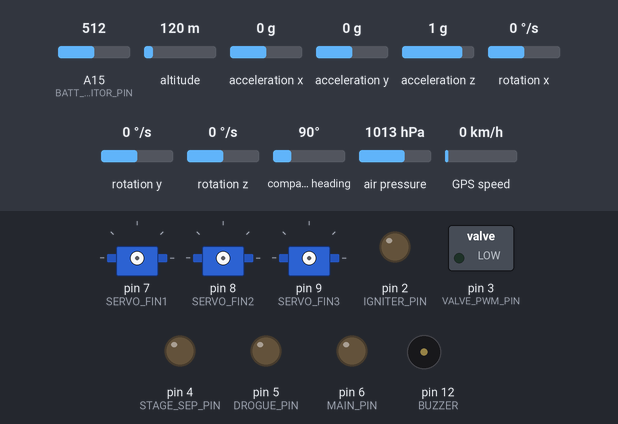
Bench run of a sketch on a simulated Arduino Mega 2560, built for the host (arithmetic inside an expression is 32-bit, double 64-bit). Shown: 3 × servo, switched loads named in the sketch (green lamp = pin HIGH), output pins drawn as LEDs (lit = HIGH), buzzer (waves = sounding, pin HIGH). Wiring (inferred from the names in the program): MPU-6050 motion sensor at I2C address 0x68. The inputs (shaded band) are chosen by the test bench; at power-on: A15 (BATT_MONITOR_PIN) = 512, altitude 120 m, acceleration x 0 g, acceleration y 0 g, acceleration z 1 g, rotation x 0 °/s, rotation y 0 °/s, rotation z 0 °/s, compass heading 90°, air pressure 1013 hPa, GPS speed 0 km/h. Storage starts empty; EEPROM starts erased; the GPS gets a fix after 3 s at 37.7749, -122.4194 with 8 satellites; no radio packets arrive unless stated; what the sketch prints to the serial monitor is not drawn.

Above: at 0.1 s.
At 0.8 s:
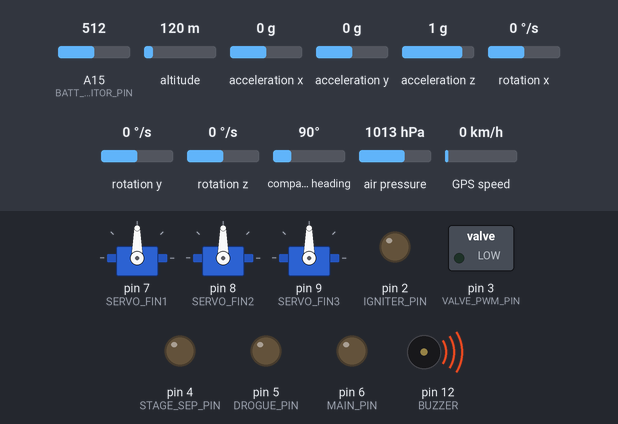
Timing chart, 0 to 2.7 s (numbered marks = the images above):
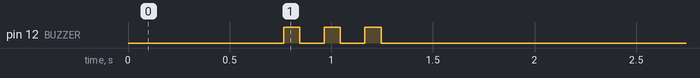

The sketch:

GALAXY_ROCKET_V1.2.0.ino
```cpp
/*
GALAXY-ROCKET.ino
VERSION: V1.2.0 (Adaptive Gain, Better Security & Ignition Delay Update)
---------------------------------------------------==============WARNING===============-------------------------------------------------
              THIS CODE WAS SPECIFICALLY DESIGNED FOR THE ARDUINO MEGA 2560 OR ARDUINO MICROCONTROLLERS WITH MORE MEMORY
    IF YOU ARE USING AN ARDUINO UNO OR SIMILAR, CONSIDER CHANGING THE ARDUINO MICROCONTROLLER TO THE MEGA 2560, LEONARDO, OR SIMILAR!
---------------------------------------------------==============WARNING===============-------------------------------------------------
*/

#include <Wire.h>
#include <Servo.h>
#include <Adafruit_BMP280.h>
#include <TinyGPS++.h>
#include <LoRa.h>
#include <avr/wdt.h>
#include <EEPROM.h>
#include <SD.h>
#include <math.h>

#define PI 3.14159265358979323846
File dataFile;
#define SD_CS 4

// Pinos PCB Arduino Mega 2560
#define IGNITER_PIN 2
#define VALVE_PWM_PIN 3
#define STAGE_SEP_PIN 4
#define DROGUE_PIN 5
#define MAIN_PIN 6
#define SERVO_FIN1 7        // Yaw/Guidance
#define SERVO_FIN2 8        // Pitch
#define SERVO_FIN3 9        // Roll
#define GPS_RX 10
#define GPS_TX 11
#define BUZZER 12

// === CONFIGURAÇÕES AVANÇADAS ===
#define GROUND_TEST_MODE false
#define FIN_LIMIT 35
#define ACTUATOR_RATE 150
#define MAX_LAT_ACCEL 15.0
#define ABORT_ANGLE 45.0
#define IGNITION_CONTROL_DELAY 500 // Delay de 500ms para ativação das aletas após detecção de liftoff
#define BATT_MONITOR_PIN A15
#define VOLTAGE_THRESHOLD 6.5 // Para LiPo 2S (7.4V), desliga em 6.5V
#define MAX_SERVO_VELOCITY 40.0 // Graus por segundo para limitar surtos de corrente
#define CURRENT_SAFE_ZONE 0.8   // Reduz a amplitude máxima em caso de bateria baixa

const float TARGET_LAT = -15.84028;
const float TARGET_LON = -48.02778;
const float TARGET_SAFE_ALT = 450.0;
const float LANDING_RADIUS = 100.0;

// EEPROM Layout
#define PID_ADDR 0
#define CALIB_ADDR (PID_ADDR + sizeof(PIDGains)*4)

// Estruturas de Dados
struct PIDGains { float kp, ki, kd, i_limit; };
PIDGains pidGains[4] = {
  {2.5, 0.4, 0.2, 30.0},   // Roll
  {2.5, 0.4, 0.2, 30.0},   // Pitch
  {4.0, 1.2, 0.8, 45.0},   // Yaw/Guidance
  {2.0, 0.5, 0.3, 25.0}    // Landing Precision
};

struct Bias { float ax, ay, az, gx, gy, gz; } bias = {0};

struct INS_State {
  float x, y, z, vx, vy, vz, roll, pitch, yaw, ax, ay, az, gx, gy, gz;
  unsigned long last_update;
} ins = {0};

struct WaypointGuidance {
  float lateral_accel_cmd;
  float miss_distance;
  float range_to_target;
  float kinematic_limit;
  float cross_track_error;
  bool in_range;
  bool target_acquired;
} guide = {0};

struct Telemetry {
  uint32_t timestamp;
  float alt, vel, accelZ, lat, lon, heading, roll, pitch, yaw;
  float dist_to_target, lat_accel_cmd;
  int16_t phase;
  bool landing_mode;
  bool abort_triggered;
  float apogee_alt;
  uint8_t checksum;
} telem = {0};

// Variáveis de Controle
float last_fin_pos[3] = {90, 90, 90};
float integrator[4] = {0};
unsigned long last_micros = 0, last_telem = 0, last_log = 0, liftoff_millis = 0;
int flightPhase = 0;
bool landingMode = false, gpsValid = false, sdReady = false, abortTriggered = false;

// === VARIÁVEIS FILTRO DE KALMAN (Altitude/Vertical) ===
float K_alt = 0, K_vel = 0;
float P_00 = 1, P_01 = 0, P_10 = 0, P_11 = 1;
float Q_accel = 0.01;
float R_alt = 0.5;

Adafruit_BMP280 bmp;
TinyGPSPlus gps;
#define gpsSerial Serial1
Servo fin1, fin2, fin3;

enum BeepMode {
  BLOCKING,      // Executa n beeps de forma bloqueante
  ASYNC_START,   // Inicia uma sequência de n beeps assíncronos
  ASYNC_UPDATE   // Atualiza o estado dos beeps assíncronos
};

void beep(int n = 0, BeepMode mode = ASYNC_UPDATE) {
  // Variáveis estáticas para controle assíncrono
  static int buzzerBeeps = 0;
  static unsigned long buzzerTimer = 0;

  if (mode == BLOCKING) {
    // --- Modo bloqueante ---
    for (int i = 0; i < n; i++) {
      digitalWrite(BUZZER, HIGH);
      delay(80);
      digitalWrite(BUZZER, LOW);
      delay(120);
    }
  }
  else if (mode == ASYNC_START) {
    // --- Inicia beeps assíncronos ---
    buzzerBeeps = n;
  }
  else { // mode == ASYNC_UPDATE
    // --- Atualização assíncrona ---
    if (buzzerBeeps > 0 && millis() - buzzerTimer > 200) {
      digitalWrite(BUZZER, !digitalRead(BUZZER));
      buzzerTimer = millis();
      if (digitalRead(BUZZER) == LOW) {
        buzzerBeeps--;
      }
    }
  }
}

void MPU6050_init();
void MPU6050_read();
void INS_calibrate();
void centerServos();
void loadEEPROM();
void initBinaryLogging();
void logBinaryData();
void sendTelemetry();
uint8_t calcChecksum();
void checkGroundCommands();
void simulateHITL(float dt);
void valveControl();
void chuteLogic();
void applyActuatorPhysics(float r_cmd, float p_cmd, float y_cmd, float dt);
void calculateGuidance(float dt);
void executeControl(float dt);
void updateFlightPhase();
void checkAbortLogic();
void readSensorsKalman(float dt);

void setup() {
  wdt_enable(WDTO_2S);
  Serial.begin(115200);
  Serial1.begin(9600);
  Wire.begin();

  Serial.println(F("=== GALAXY ROCKET - V1.2.0 ACTIVE ==="));
  loadEEPROM();

  if (!bmp.begin(0x76)) {
    Serial.println(F("BMP280 FAILED!"));
    while(1) beep(5, BLOCKING);
  }

  sdReady = SD.begin(SD_CS);
  if(sdReady) initBinaryLogging();

  MPU6050_init();
  INS_calibrate();

  pinMode(IGNITER_PIN, OUTPUT); digitalWrite(IGNITER_PIN, LOW);
  pinMode(STAGE_SEP_PIN, OUTPUT); digitalWrite(STAGE_SEP_PIN, LOW);
  pinMode(DROGUE_PIN, OUTPUT); digitalWrite(DROGUE_PIN, LOW);
  pinMode(MAIN_PIN, OUTPUT); digitalWrite(MAIN_PIN, LOW);
  pinMode(BUZZER, OUTPUT);
  pinMode(VALVE_PWM_PIN, OUTPUT);

  fin1.attach(SERVO_FIN1, 500, 2500);
  fin2.attach(SERVO_FIN2, 500, 2500);
  fin3.attach(SERVO_FIN3, 500, 2500);
  centerServos();

  if (!LoRa.begin(433E6)) {
    Serial.println(F("LoRa FAILED!"));
    while(1) beep(10, BLOCKING);;
  }
  LoRa.setSpreadingFactor(9);
  LoRa.setTxPower(20);

  last_micros = micros();
  beep(3, BLOCKING);
  wdt_reset();
}

void checkBatterySafety() {
  float sensorValue = analogRead(BATT_MONITOR_PIN);
  float voltage = sensorValue * (5.0 / 1023.0) * 5.54;

  if (voltage < VOLTAGE_THRESHOLD && flightPhase >= 1) {
    abortTriggered = true;
    centerServos();
    Serial.println(F("!!! LOW VOLTAGE DETECTED - SERVOS DISABLED !!!"));
  }
}

void loop() {
  wdt_reset();
  unsigned long current_micros = micros();
  float dt = constrain((current_micros - last_micros) / 1000000.0f, 0.001f, 0.1f);
  last_micros = current_micros;

  if (GROUND_TEST_MODE) simulateHITL(dt);
  else readSensorsKalman(dt);

  checkAbortLogic();
  calculateGuidance(dt);
  updateFlightPhase();
  checkBatterySafety();

  // CONTROLE: Só move se detectou liftoff e passou o delay de segurança
  if (!abortTriggered && flightPhase >= 1) {
    if (millis() - liftoff_millis > IGNITION_CONTROL_DELAY) {
      executeControl(dt);
    } else {
      centerServos();
    }
    valveControl();
  } else if (abortTriggered) {
    centerServos();
    digitalWrite(DROGUE_PIN, HIGH);
  } else {
    centerServos();
  }

  chuteLogic();

  if (millis() - last_telem > 100) {
    sendTelemetry();
    last_telem = millis();
  }

  if (sdReady && (millis() - last_log > 10)) {
    logBinaryData();
    last_log = millis();
  }

  checkGroundCommands();

  // Atualiza beeps assíncronos se necessário
  beep(0, ASYNC_UPDATE);

  wdt_reset();
}

void readSensorsKalman(float dt) {
  MPU6050_read();
  float measured_alt = bmp.readAltitude(1013.25);
  float accel_z = (ins.az * 9.81);

  K_alt += K_vel * dt + 0.5 * accel_z * dt * dt;
  K_vel += accel_z * dt;

  P_00 += dt * (P_10 + P_01 + dt * P_11) + Q_accel;
  P_01 += dt * P_11;
  P_10 += dt * P_11;
  P_11 += Q_accel;

  float S = P_00 + R_alt;
  float k0 = P_00 / S;
  float k1 = P_10 / S;

  float y = measured_alt - K_alt;
  K_alt += k0 * y;
  K_vel += k1 * y;

  P_00 -= k0 * P_00;
  P_01 -= k0 * P_01;
  P_10 -= k1 * P_00;
  P_11 -= k1 * P_01;

  telem.alt = K_alt;
  telem.vel = K_vel;
  telem.accelZ = accel_z;

  while(gpsSerial.available()) gps.encode(gpsSerial.read());
  if(gps.location.isValid() && gps.hdop.hdop() < 2.0) {
    telem.lat = gps.location.lat();
    telem.lon = gps.location.lng();
    telem.heading = gps.course.deg();
    gpsValid = true;
  }

  static float f_roll = 0, f_pitch = 0;
  float a_roll = atan2(ins.ay, ins.az) * 180/PI;
  float a_pitch = atan2(-ins.ax, sqrt(ins.ay*ins.ay + ins.az*ins.az)) * 180/PI;
  f_roll = 0.98 * (f_roll + ins.gx * dt) + 0.02 * a_roll;
  f_pitch = 0.98 * (f_pitch + ins.gy * dt) + 0.02 * a_pitch;
  telem.roll = f_roll; telem.pitch = f_pitch;
  telem.yaw += ins.gz * dt * 180/PI;
}

// === GANHO ADAPTATIVO (Lookup Table baseada em Mach) ===
float getAdaptiveScale() {
  float mach = fabs(telem.vel) / 343.0;
  if (mach < 0.8) return 1.0;
  if (mach >= 0.8 && mach < 1.3) return 0.7; // Reduz ganho na zona transônica
  if (mach >= 1.3 && mach < 3.0) return 0.5; // Reduz ganho em supersônico
  return 0.4;
}

void executeControl(float dt) {
  float scale = getAdaptiveScale();
  float ref_roll = 0;
  float ref_pitch = (flightPhase >= 3) ? -guide.lateral_accel_cmd / 9.81 * 10 : 0;
  float ref_yaw = (flightPhase >= 2 && guide.target_acquired) ? (atan2(TARGET_LON - telem.lon, TARGET_LAT - telem.lat) * 180/PI - telem.heading) : 0;

  if (ref_yaw > 180) ref_yaw -= 360; if (ref_yaw < -180) ref_yaw += 360;

  float error[4] = {
    ref_roll - telem.roll,
    ref_pitch - telem.pitch,
    ref_yaw,
    guide.cross_track_error
  };

  float pid_out[4];

  for(int i = 0; i < 4; i++) {
    static float prev_err[4] = {0};
    float p_term = (pidGains[i].kp * scale) * error[i];
    integrator[i] = constrain(integrator[i] + pidGains[i].ki * error[i] * dt, -pidGains[i].i_limit, pidGains[i].i_limit);
    float d_term = (pidGains[i].kd * scale) * (error[i] - prev_err[i]) / dt;

    pid_out[i] = p_term + integrator[i] + d_term;
    prev_err[i] = error[i];
  }

  if (landingMode) {
      pid_out[1] += pid_out[3]; // Adjust pitch based on cross-track error
  }

  applyActuatorPhysics(pid_out[0], pid_out[1], pid_out[2], dt);
}

void updateFlightPhase() {
  static float mx_alt = 0;
  telem.apogee_alt = mx_alt; telem.landing_mode = landingMode;
  switch(flightPhase) {
    case 0:
      if(telem.accelZ > 20.0) {
        flightPhase = 1;
        liftoff_millis = millis();
      }
      break;
    case 1:
      mx_alt = max(mx_alt, telem.alt);
      if(telem.alt > 45000) {
        digitalWrite(STAGE_SEP_PIN, HIGH); delay(50); digitalWrite(STAGE_SEP_PIN, LOW);
        flightPhase = 2;
      }
      break;
    case 2: if(telem.vel < -5.0) { digitalWrite(DROGUE_PIN, HIGH); flightPhase = 3; } break;
    case 3:
      if(telem.alt < 2000) { digitalWrite(MAIN_PIN, HIGH); flightPhase = 4; }
      if(guide.target_acquired && guide.range_to_target < LANDING_RADIUS && telem.alt < 1000) landingMode = true;
      break;
    case 4:
      if(telem.alt < TARGET_SAFE_ALT + 20 && landingMode) { flightPhase = 5; centerServos(); }
      else if(telem.alt < 50) { flightPhase = 5; centerServos(); }
      break;
  }
  telem.phase = flightPhase;
}

void checkAbortLogic() {
  float total_aoa = sqrt(telem.roll*telem.roll + telem.pitch*telem.pitch);
  if (flightPhase == 1 && total_aoa > ABORT_ANGLE) {
    abortTriggered = true;
    telem.abort_triggered = true;
    flightPhase = 3;
    beep(10, ASYNC_START);
  }
}

void initBinaryLogging() { dataFile = SD.open("LOG.DAT", FILE_WRITE); if(dataFile) dataFile.close(); }
void logBinaryData() {
  if(!sdReady) return;
  telem.timestamp = millis();
  dataFile = SD.open("LOG.DAT", FILE_WRITE);
  if(dataFile) { dataFile.write((const uint8_t*)&telem, sizeof(Telemetry)); dataFile.close(); }
}

void sendTelemetry() {
  telem.timestamp = millis();
  telem.checksum = calcChecksum();
  LoRa.beginPacket();
  LoRa.write((uint8_t*)&telem, sizeof(Telemetry));
  LoRa.endPacket();
}

uint8_t calcChecksum() {
  uint8_t* ptr = (uint8_t*)&telem;
  uint8_t sum = 0;
  for(unsigned int i = 0; i < sizeof(Telemetry)-1; i++) sum ^= ptr[i];
  return sum;
}

void calculateGuidance(float dt) {
  if(!gpsValid) return;

  float dLat = (TARGET_LAT - telem.lat);
  float dLon = (TARGET_LON - telem.lon);

  float target_bearing = atan2(dLat, dLon) * 180 / PI;

  if(target_bearing < 0) target_bearing += 360;

  float heading_error = target_bearing - telem.heading;

  if (heading_error > 180) heading_error -= 360;
  if (heading_error < -180) heading_error += 360;

  guide.lateral_accel_cmd = constrain(3.0 * (heading_error * PI/180.0) * telem.vel, -MAX_LAT_ACCEL, MAX_LAT_ACCEL);
  telem.lat_accel_cmd = guide.lateral_accel_cmd;
  guide.cross_track_error = heading_error * (guide.range_to_target / 100.0f);
}

void applyActuatorPhysics(float r_cmd, float p_cmd, float y_cmd, float dt) {
  float t1 = 90 + r_cmd + p_cmd;
  float t2 = 90 + r_cmd - (0.5 * p_cmd) + (0.866 * y_cmd);
  float t3 = 90 + r_cmd - (0.5 * p_cmd) - (0.866 * y_cmd);

  float max_move = ACTUATOR_RATE * dt;
  float targets[3] = {t1, t2, t3};

  for(int i=0; i<3; i++) {
    targets[i] = constrain(targets[i], 90 - FIN_LIMIT, 90 + FIN_LIMIT);
    last_fin_pos[i] += constrain(targets[i] - last_fin_pos[i], -max_move, max_move);
  }

  fin1.write(last_fin_pos[0]);
  fin2.write(last_fin_pos[1]);
  fin3.write(last_fin_pos[2]);
}

void valveControl() {
  int p = 0;
  if(flightPhase == 1) p = map(telem.alt, 0, 45000, 180, 255);
  else if(landingMode && telem.alt < 1500) p = 60 + constrain((TARGET_SAFE_ALT - telem.alt + telem.vel * 5) * 2, 0, 100);
  analogWrite(VALVE_PWM_PIN, constrain(p, 0, 255));
}

void chuteLogic() { if(flightPhase >= 5) { digitalWrite(DROGUE_PIN, LOW); digitalWrite(MAIN_PIN, LOW); } }

void MPU6050_init() {
  Wire.beginTransmission(0x68); Wire.write(0x6B); Wire.write(0); Wire.endTransmission(true);
  Wire.beginTransmission(0x68); Wire.write(0x1B); Wire.write(0x10); Wire.endTransmission(true);
  Wire.beginTransmission(0x68); Wire.write(0x1C); Wire.write(0x10); Wire.endTransmission(true);
}

void MPU6050_read() {
  Wire.beginTransmission(0x68); Wire.write(0x3B); Wire.endTransmission(false);
  Wire.requestFrom(0x68, 14, true);
  int16_t ax = Wire.read()<<8|Wire.read(); int16_t ay = Wire.read()<<8|Wire.read(); int16_t az = Wire.read()<<8|Wire.read();
  Wire.read(); Wire.read();
  int16_t gx = Wire.read()<<8|Wire.read(); int16_t gy = Wire.read()<<8|Wire.read(); int16_t gz = Wire.read()<<8|Wire.read();
  ins.ax = (ax / 16384.0) - bias.ax; ins.ay = (ay / 16384.0) - bias.ay; ins.az = (az / 16384.0) - bias.az;
  ins.gx = (gx / 131.0 * PI/180) - bias.gx; ins.gy = (gy / 131.0 * PI/180) - bias.gy; ins.gz = (gz / 131.0 * PI/180) - bias.gz;
}

void checkGroundCommands() {
  if(LoRa.parsePacket()) {
    uint8_t c[8]; LoRa.readBytes(c, 8);
    if(c[0] == 0xAA && c[1] == 0x01) digitalWrite(IGNITER_PIN, HIGH);
    if(c[0] == 0xAA && c[1] == 0x05) abortTriggered = true;
  }
}

void simulateHITL(float dt) {
  static float st = 0; st += dt;
  telem.alt = 5000 * sin(st * 0.1); telem.vel = 50 * cos(st * 0.1);
  telem.lat = TARGET_LAT + 0.005; telem.lon = TARGET_LON; gpsValid = true;
}

void INS_calibrate() {
  float sumAx = 0, sumAy = 0, sumAz = 0;
  float sumGx = 0, sumGy = 0, sumGz = 0;
  const int samples = 200;

  for(int i = 0; i < samples; i++) {
    MPU6050_read();
    sumAx += ins.ax; sumAy += ins.ay; sumAz += ins.az;
    sumGx += ins.gx; sumGy += ins.gy; sumGz += ins.gz;
    delay(2);
    wdt_reset();
  }

  bias.ax = sumAx / samples;
  bias.ay = sumAy / samples;
  bias.az = (sumAz / samples) - 1.0;
  bias.gx = sumGx / samples;
  bias.gy = sumGy / samples;
  bias.gz = sumGz / samples;
}

void loadEEPROM() { EEPROM.get(PID_ADDR, pidGains); EEPROM.get(CALIB_ADDR, bias); }
void saveEEPROM() { EEPROM.put(PID_ADDR, pidGains); EEPROM.put(CALIB_ADDR, bias); }
void centerServos() { fin1.write(90); fin2.write(90); fin3.write(90); }
```
